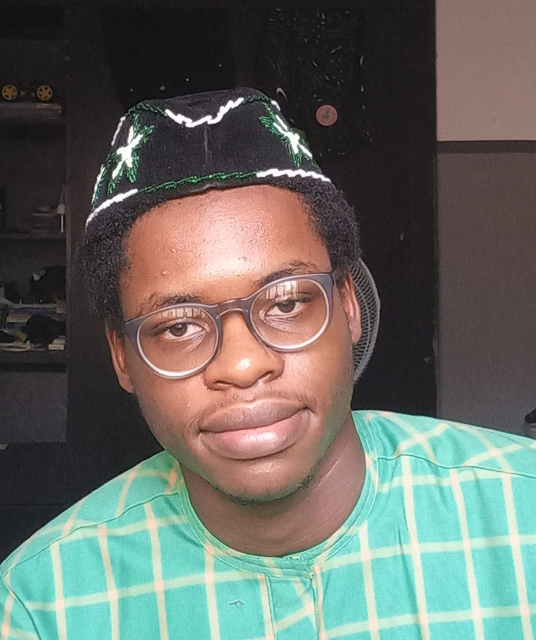
#> input picture profilephoto.jpg, 1071 x 1280 px (shown at 1/2 size)
$ python -i Pixelator.py   (imports and definitions only)
#> lines starting #> are read from the running program, lines starting #| are printed output that depends on the picture
#This creates a pixelated face when detected, ensuring privacy.
import cv2

def auto_pixelate_faces(image_path, output_path, pixel_size=10):
    # Load the pre-trained Haar cascade for face detection
#> called with image_path = '../profilephoto.jpg', output_path = 'out.png', pixel_size = 10
    face_cascade = cv2.CascadeClassifier(cv2.data.haarcascades + 'haarcascade_frontalface_default.xml')

    # Read the input image
    img = cv2.imread(image_path)
#> img is the input picture: shape (1280, 1071, 3); mean B, G, R 100.6, 107, 103.1
    gray = cv2.cvtColor(img, cv2.COLOR_BGR2GRAY)
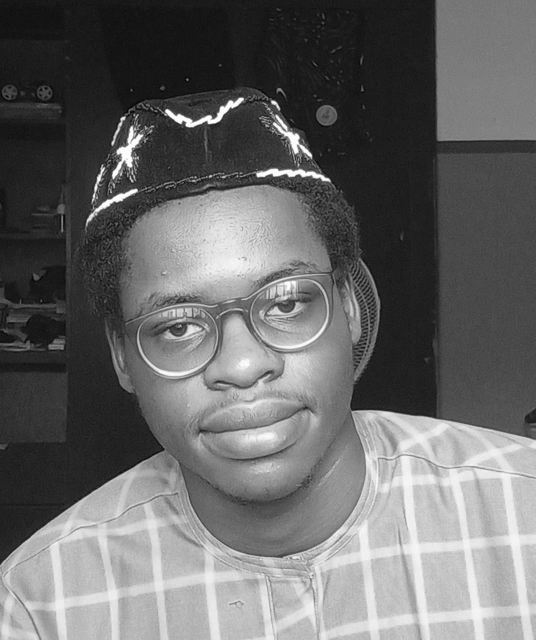
#> gray: shape (1280, 1071) (shown at 1/2 size); min 0, max 255, mean 105.1

    # Detect faces in the image
    faces = face_cascade.detectMultiScale(gray, scaleFactor=1.1, minNeighbors=5)
#> faces = [[419, 1125, 122, 122], [188, 412, 554, 554]]

    # Pixelate each detected face
    for (x, y, w, h) in faces:
        roi = img[y:y+h, x:x+w]                                                         #roi = Region of Interest
        # Shrink
        roi = cv2.resize(roi, (pixel_size, pixel_size), interpolation=cv2.INTER_LINEAR)
        # Enlarge back (pixelated)
        roi = cv2.resize(roi, (w, h), interpolation=cv2.INTER_NEAREST)
        img[y:y+h, x:x+w] = roi
#> this loop made 2 passes
#> pass 1, in auto_pixelate_faces, `roi = img[y:y+h, x:x+w]`:
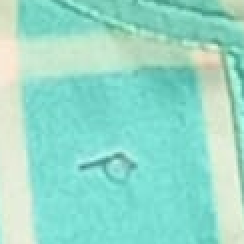
#> roi: shape (122, 122, 3) (shown 2 times larger); mean B, G, R 202.3, 219.4, 148.9
#> pass 1, in auto_pixelate_faces, `roi = cv2.resize(roi, (w, h), interpolation=cv2.INTER_NEAREST)`:
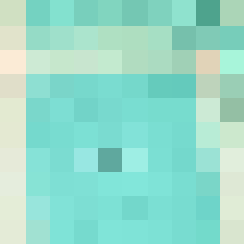
#> roi: shape (122, 122, 3) (shown 2 times larger); mean B, G, R 203.6, 220.7, 150.8
#> pass 2, in auto_pixelate_faces, `roi = img[y:y+h, x:x+w]`:
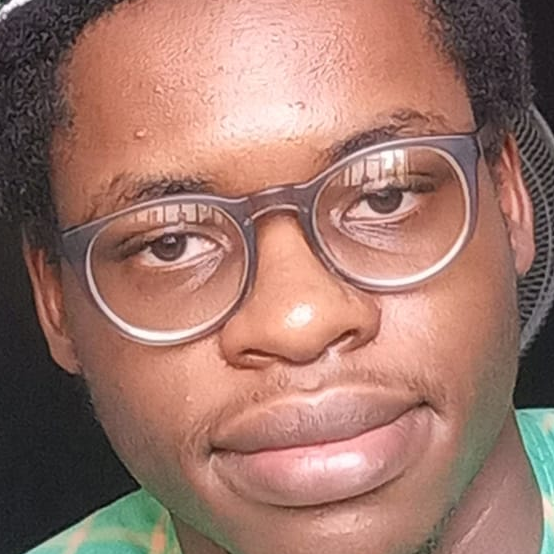
#> roi: shape (554, 554, 3); mean B, G, R 106.8, 118.1, 158.2
#> pass 2, in auto_pixelate_faces, `roi = cv2.resize(roi, (w, h), interpolation=cv2.INTER_NEAREST)`:
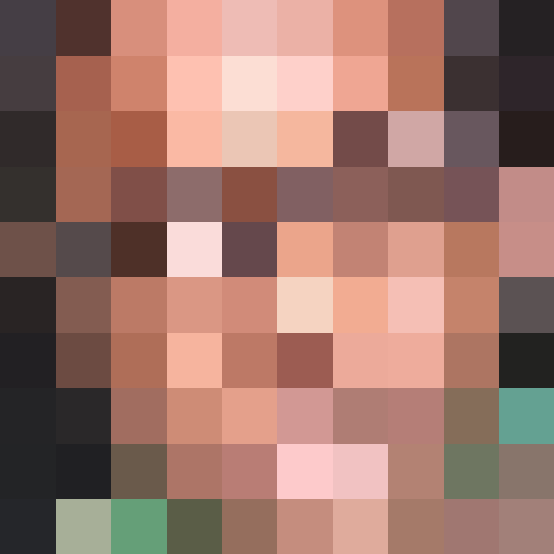
#> roi: shape (554, 554, 3); mean B, G, R 106.6, 117.3, 156.8
#> after the loop:
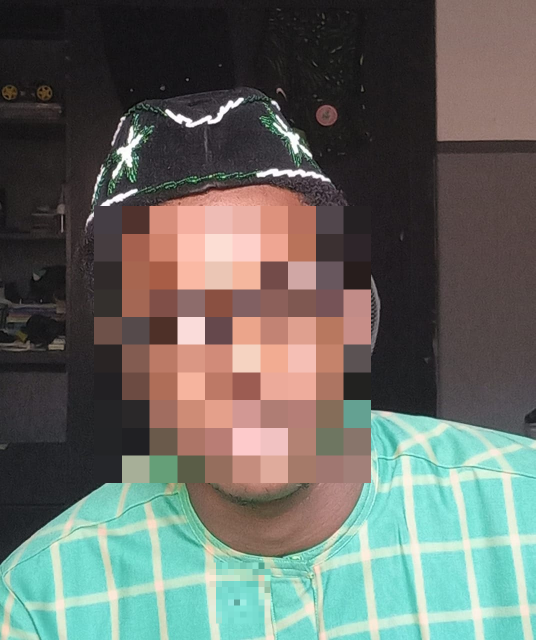
#> img: shape (1280, 1071, 3) (shown at 1/2 size); mean B, G, R 100.6, 106.8, 102.8

    #This saves the output image
    cv2.imwrite(output_path, img)
    print(f"Saved pixelated image to {output_path}")

# Example usage
# auto_pixelate_faces('group_photo.jpg', 'masked_output.jpg')

>>> result = auto_pixelate_faces('../profilephoto.jpg', 'out.png')
